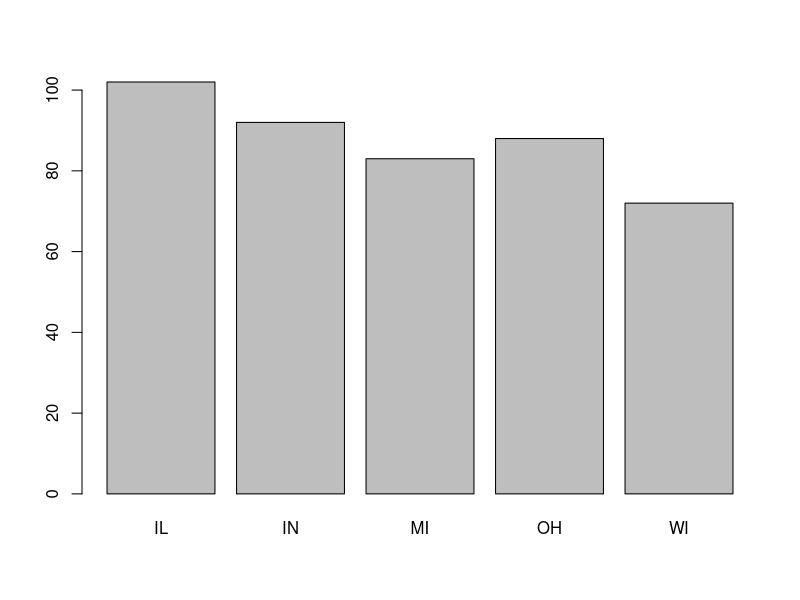
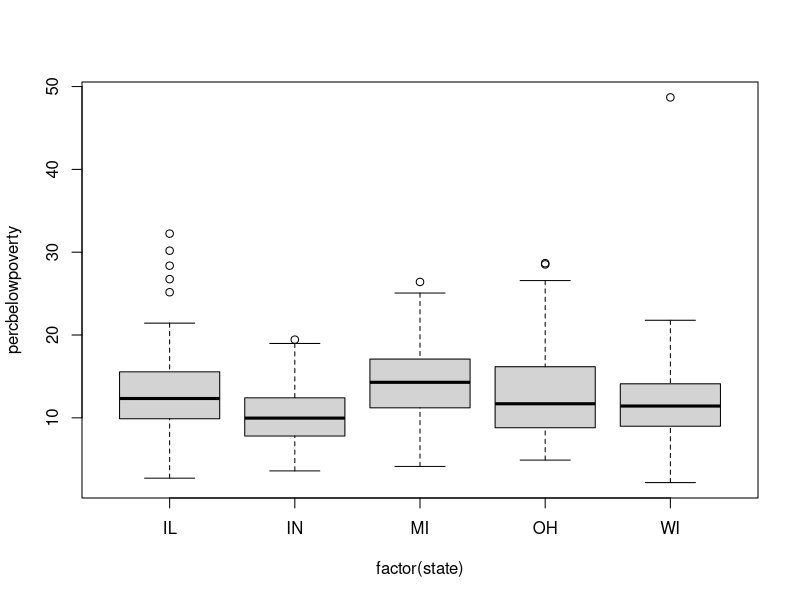
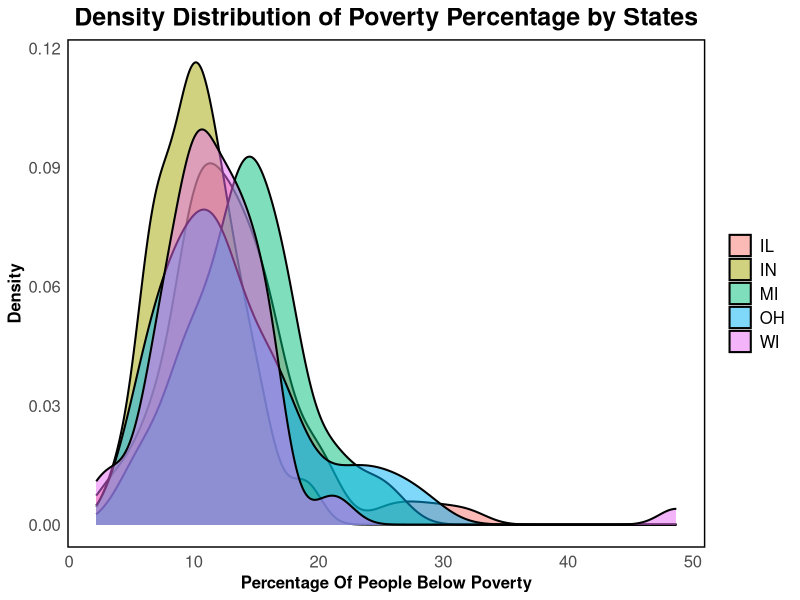
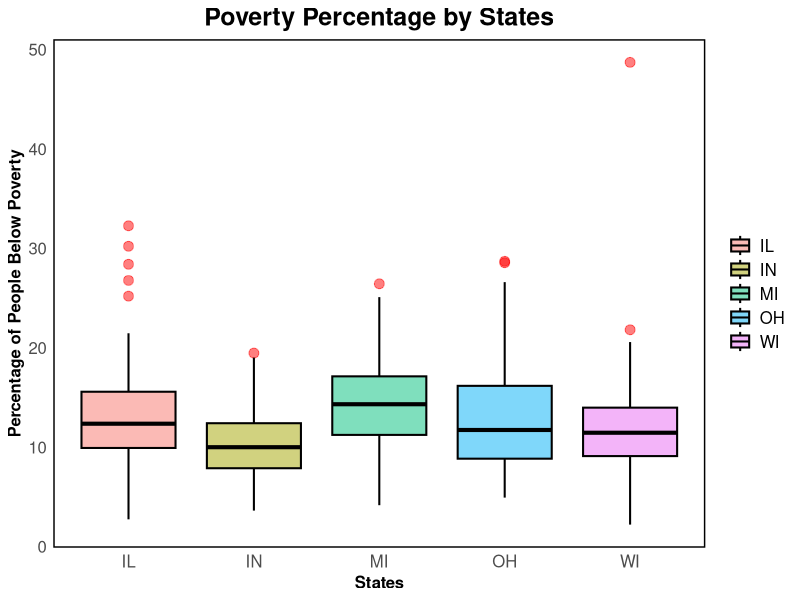
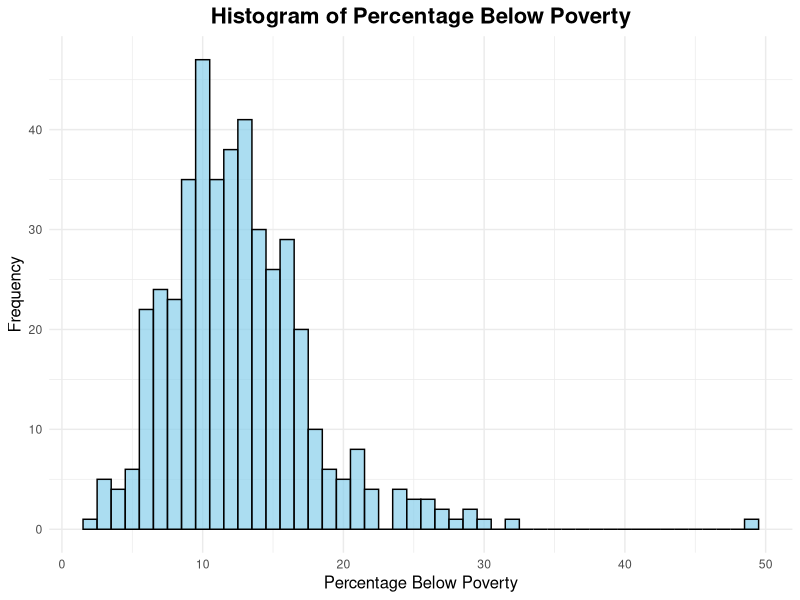
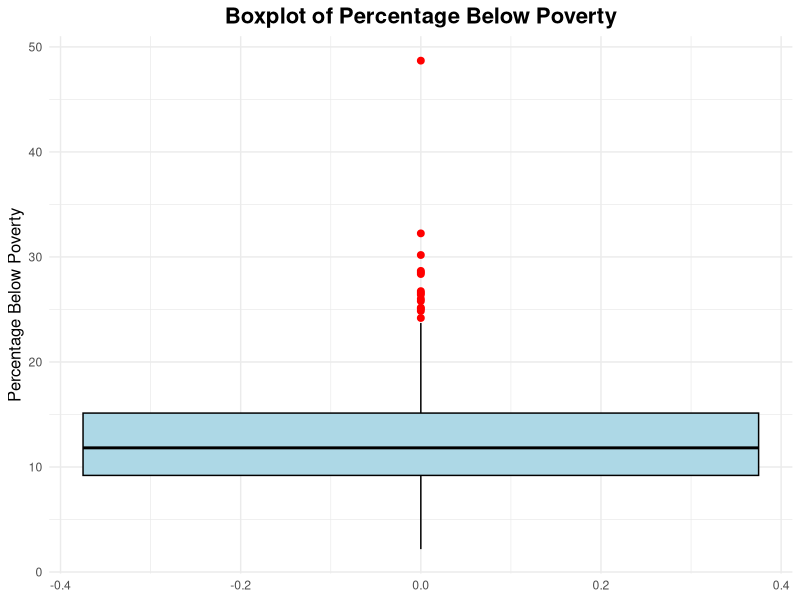

Recreate these plots in R, in order.
# ~ Author - Pratik Ganguli (pgan501)

# Loading necessary library and dataset
library(ggplot2)
data(midwest)

# Viewing the structure of the 'midwest' dataset
?midwest
head(midwest) # Shows first few rows
str(midwest) # Displays the structure of the dataset
colnames(midwest) # Lists column names
View(midwest) # Opens the dataset in a spreadsheet view
table(midwest$state)

# Position Analysis: Measures for central tendency 
summary(midwest$percbelowpoverty)   # Summary statistics for 'percbelowpoverty'

prop.table(table(midwest$state)) * 100    # Proportional distribution of states as percentages

barplot(table(midwest$state))   # Barplot showing the distribution of states

by(midwest$percbelowpoverty, factor(midwest$state), summary)    # Summary of 'percbelowpoverty' by state


# Spread Analysis: Measures of variability or dispersion

by(midwest$percbelowpoverty, factor(midwest$state), sd)   # Standard deviation of 'percbelowpoverty' by state

boxplot(percbelowpoverty ~ factor(state), midwest)  # Boxplot to visualize the distribution and compare across states

tapply(midwest$percbelowpoverty, factor(midwest$state), IQR)    # Interquartile Range (IQR) of 'percbelowpoverty' by state

tapply(midwest$percbelowpoverty, factor(midwest$state), range)    # Range of 'percbelowpoverty' by state


# Shape Analysis: Distributional characteristics of data

# Density plot to visualize the distribution of 'percbelowpoverty' by state

ggplot(midwest, aes(x = percbelowpoverty, fill = state)) + 
  geom_density(alpha = 0.5, color = "black", size = 0.7) + # Adding black border and thickness to the curves
  scale_x_continuous(name = "Percentage Of People Below Poverty") + # X-axis label
  scale_y_continuous(name = "Density") + # Y-axis label
  labs(title = "Density Distribution of Poverty Percentage by States") + # Title
  theme_minimal() + # Clean theme with minimal gridlines
  theme(
    legend.title = element_blank(), # Remove legend title
    legend.text = element_text(size = 12), # Increase legend text size for better readability
    axis.title = element_text(size = 12, face = "bold"), # Axis title size
    axis.text = element_text(size = 12), # Axis text size
    plot.title = element_text(size = 18, face = "bold", hjust = 0.5), # Bold plot title
    panel.grid = element_blank() # Remove grid lines for a cleaner plot
  )+
  theme(panel.border = element_rect(colour = "black",fill=NA,size=1))


# Boxplot to visualize the distribution and compare across states

ggplot(midwest, aes(x = factor(state), y = percbelowpoverty, fill = state)) + 
  geom_boxplot(alpha = 0.5, color = "black", size = 0.7, outlier.colour = "red", outlier.size = 3) + # Red outliers and size adjustment
  # Custom colors for states
  scale_x_discrete(name = "States") + # X-axis label
  scale_y_continuous(name = "Percentage of People Below Poverty") + # Y-axis label
  labs(title = "Poverty Percentage by States") + # Plot title
  theme_minimal() + # Clean theme with minimal gridlines
  theme(
    legend.title = element_blank(), # Remove legend title
    legend.text = element_text(size = 12), # Increase legend text size for better readability
    axis.title = element_text(size = 12, face = "bold"), # Axis title size
    axis.text = element_text(size = 12), # Axis text size
    plot.title = element_text(size = 18, face = "bold", hjust = 0.5), # Bold plot title and center align it
    panel.grid = element_blank() # Remove grid lines for a cleaner plot
  ) +
  theme(panel.border = element_rect(colour = "black", fill = NA, size = 1)) # Add black border around the plot


# Histogram of 'percbelowpoverty' for overall distribution view
ggplot(midwest, aes(x = percbelowpoverty)) +
  geom_histogram(binwidth = 1, fill = "skyblue", color = "black", alpha = 0.7) +
  labs(title = "Histogram of Percentage Below Poverty", 
       x = "Percentage Below Poverty", 
       y = "Frequency") +
  theme_minimal() +
  theme(plot.title = element_text(hjust = 0.5, size = 16, face = "bold"),
        axis.title = element_text(size = 12))


# Special Features / Outliers: Identifying and visualizing outliers

# Boxplot to identify outliers in the 'percbelowpoverty' data
ggplot(midwest, aes(y = percbelowpoverty)) +
  geom_boxplot(fill = "lightblue", color = "black", outlier.colour = "red", outlier.size = 2) +
  labs(title = "Boxplot of Percentage Below Poverty", 
       y = "Percentage Below Poverty") +
  theme_minimal() +
  theme(plot.title = element_text(hjust = 0.5, size = 16, face = "bold"),
        axis.title.y = element_text(size = 12))


colSums(is.na(midwest))


